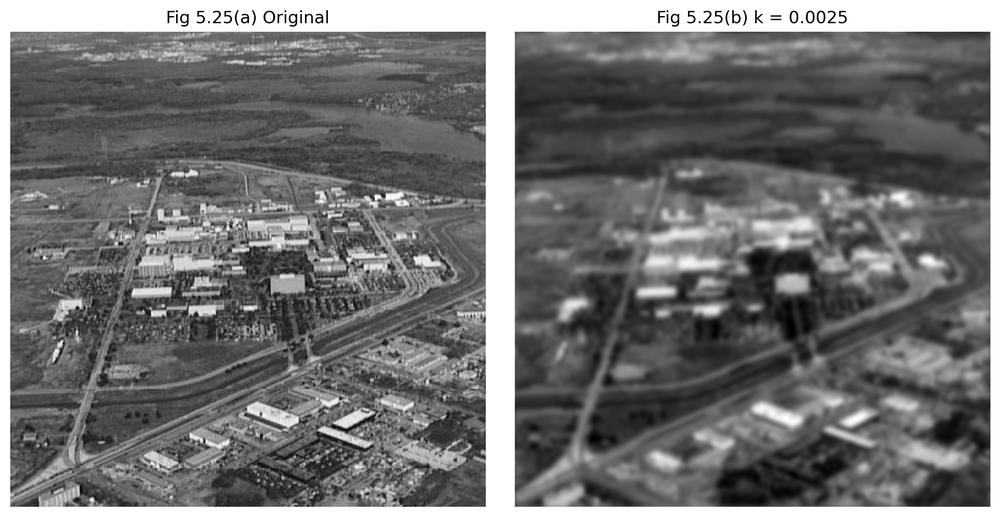
#> input picture results/chapter5/atmospheric_turbulence.png, 1000 x 517 px, shrunk from 2929 x 1515 before the run
$ python atmospheric_turbulence_model.py --input ../../results/chapter5/atmospheric_turbulence.png
#> lines starting #> are read from the running program, lines starting #| are printed output that depends on the picture
### src/common.py
"""
Shared I/O and visualization helpers for the image-processing examples.
"""

from __future__ import annotations

from pathlib import Path

import cv2
import matplotlib.pyplot as plt
import numpy as np


PROJECT_ROOT = Path(__file__).resolve().parents[1]


def load_grayscale(path):
    """Load an image as 8-bit grayscale."""

    path = Path(path)

    if not path.exists():
        raise FileNotFoundError(f"Input image not found: {path}")

    image = cv2.imread(
        str(path),
        cv2.IMREAD_GRAYSCALE,
    )
#> image is the input picture: shape (517, 1000); min 0, max 255, mean 113.3

    if image is None:
        raise ValueError(
            f"OpenCV could not read the input image: {path}"
        )

    return image


def normalize_to_uint8(image):
    """Normalize a numeric image to the full uint8 range."""

    image = np.asarray(image)

    if image.size == 0:
        raise ValueError("Cannot normalize an empty image.")

    if not np.all(np.isfinite(image)):
        raise ValueError(
            "Processed image contains NaN or infinite values."
        )

    normalized = cv2.normalize(
        image.astype(np.float32),
        None,
        0,
        255,
        cv2.NORM_MINMAX,
    )

    return normalized.astype(np.uint8)


def default_output_path(chapter, filename):
    """Return the default generated-output path."""

    return PROJECT_ROOT / "outputs" / chapter / filename


def save_comparison(
    original,
    processed,
    output_path,
    processed_title,
    original_title="Input",
):
    """Save a side-by-side grayscale comparison figure."""

    output_path = Path(output_path)
    output_path.parent.mkdir(
        parents=True,
        exist_ok=True,
    )

    figure = plt.figure(
        figsize=(10, 5)
    )

    axis_original = figure.add_subplot(
        1, 2, 1
    )
    axis_original.imshow(
        original,
        cmap="gray",
        vmin=0,
        vmax=255,
    )
    axis_original.set_title(
        original_title
    )
    axis_original.axis("off")

    axis_processed = figure.add_subplot(
        1, 2, 2
    )
    axis_processed.imshow(
        processed,
        cmap="gray",
        vmin=0,
        vmax=255,
    )
    axis_processed.set_title(
        processed_title
    )
    axis_processed.axis("off")

    figure.tight_layout()
    figure.savefig(
        output_path,
        dpi=200,
        bbox_inches="tight",
    )
    plt.close(figure)

    return output_path

### src/chapter5_restoration/atmospheric_turbulence_model.py
from __future__ import annotations

import argparse
import sys
from pathlib import Path

import cv2
import numpy as np

PROJECT_ROOT = Path(__file__).resolve().parents[2]
if str(PROJECT_ROOT) not in sys.path:
    sys.path.insert(0, str(PROJECT_ROOT))

from src.common import (
    default_output_path,
    load_grayscale,
    normalize_to_uint8,
    save_comparison,
)


def atmospheric_turbulence_degradation(
    image,
    k=0.0025,
):
#> called with k = 0.0025
    k = float(k)

    if k < 0:
        raise ValueError("k must be non-negative.")

    image_float = image.astype(np.float32)

    rows, cols = image.shape
#> rows = 517; cols = 1000
    center_row = rows // 2
#> center_row = 258
    center_col = cols // 2
#> center_col = 500

    u = np.arange(rows) - center_row
#> u = 517 values from -258 to 258
    v = np.arange(cols) - center_col
#> v = 1000 values from -500 to 499
    V, U = np.meshgrid(v, u)

    distance_squared = U**2 + V**2

    transfer = np.exp(
        -k * (distance_squared ** (5.0 / 6.0))
    )

    spectrum = np.fft.fftshift(
        np.fft.fft2(image_float)
    )
    degraded = spectrum * transfer

    result = np.real(
        np.fft.ifft2(
            np.fft.ifftshift(degraded)
        )
    )
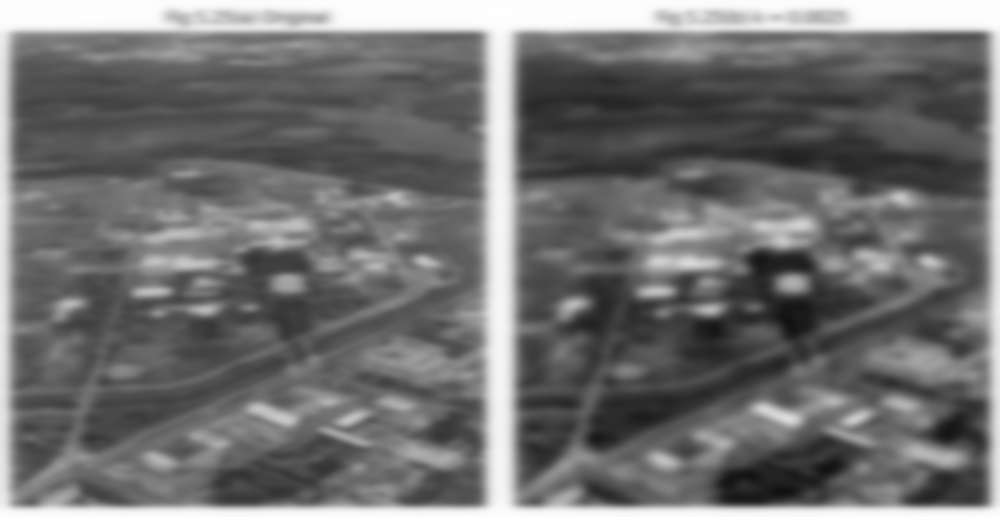
#> result: shape (517, 1000) float64; min 17.45, max 254.1, mean 113.3

    return normalize_to_uint8(result)


def main():
    parser = argparse.ArgumentParser(
        description="Simulate atmospheric-turbulence degradation."
    )
    parser.add_argument("--input", required=True)
    parser.add_argument("--k", type=float, default=0.0025)
    parser.add_argument(
        "--output",
        default=str(
            default_output_path(
                "chapter5",
                "atmospheric_turbulence.png",
            )
        ),
    )
    args = parser.parse_args()

    image = load_grayscale(args.input)
    result = atmospheric_turbulence_degradation(
        image,
        k=args.k,
    )

    output = save_comparison(
        image,
        result,
        args.output,
        f"Atmospheric Turbulence (k={args.k:g})",
    )
#> in save_comparison, `figure.savefig( output_path, dpi=200, bbox_inches="tight", )`:
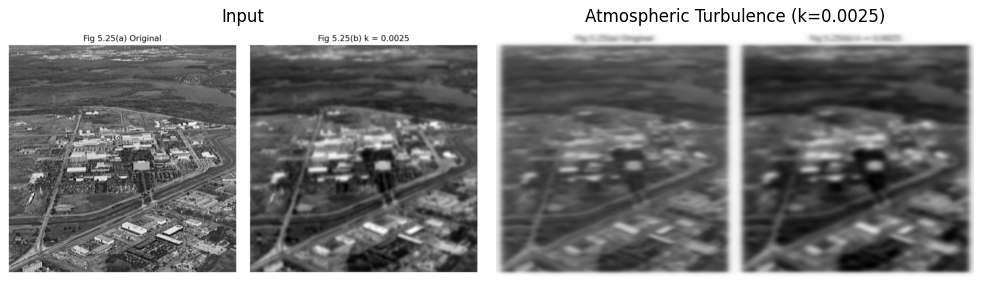
#> figure drawn by matplotlib, 2 panels
    print(f"Saved: {output}")
#| Saved: outputs/chapter5/atmospheric_turbulence.png


if __name__ == "__main__":
    main()
